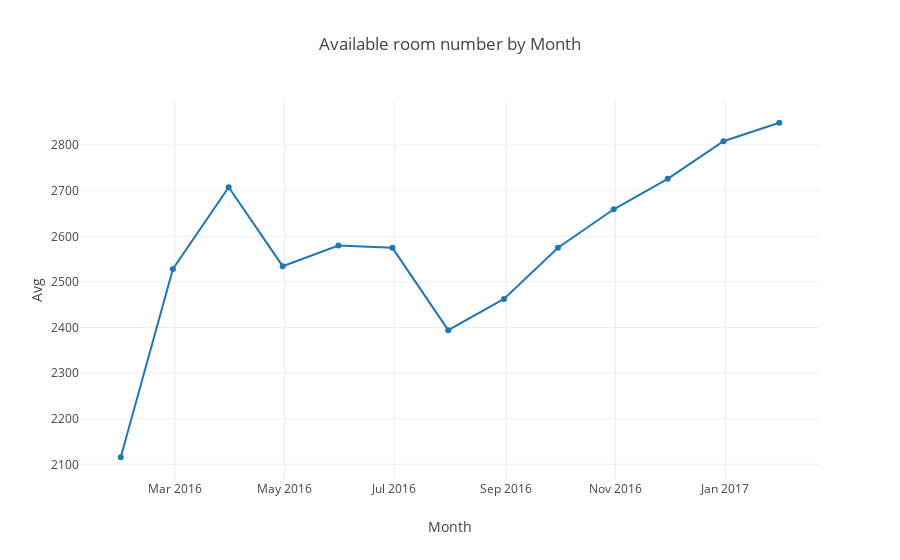

The code cell stored with this chart in its notebook:
### Code cell
offline.iplot({
    "data": [go.Scatter(x=calendar_month_avai`lable.index, y=calendar_month_available.available_room)],
    "layout": go.Layout(title='Available room number by Month',
                           xaxis=dict(title='Month'),
                           yaxis=dict(title='Avg'))
})

### Figure 1 — Plotly figure (JSON) as saved in the notebook; plotly's stock layout.template omitted (floating-point values rounded to 4 significant figures)
{"data": [{"type": "scatter", "uid": "7d78fc3a-747b-4cdc-b55f-de0006b715a6", "x": ["2016-01-31", "2016-02-29", "2016-03-31", "2016-04-30", "2016-05-31", "2016-06-30", "2016-07-31", "2016-08-31", "2016-09-30", "2016-10-31", "2016-11-30", "2016-12-31", "2017-01-31"], "y": [2116.0, 2528.0, 2708.0, 2535.0, 2580.0, 2575.0, 2394.0, 2463.0, 2575.0, 2659.0, 2726, 2808.0, 2849]}], "layout": {"title": {"text": "Available room number by Month"}, "xaxis": {"title": {"text": "Month"}}, "yaxis": {"title": {"text": "Avg"}}}}
